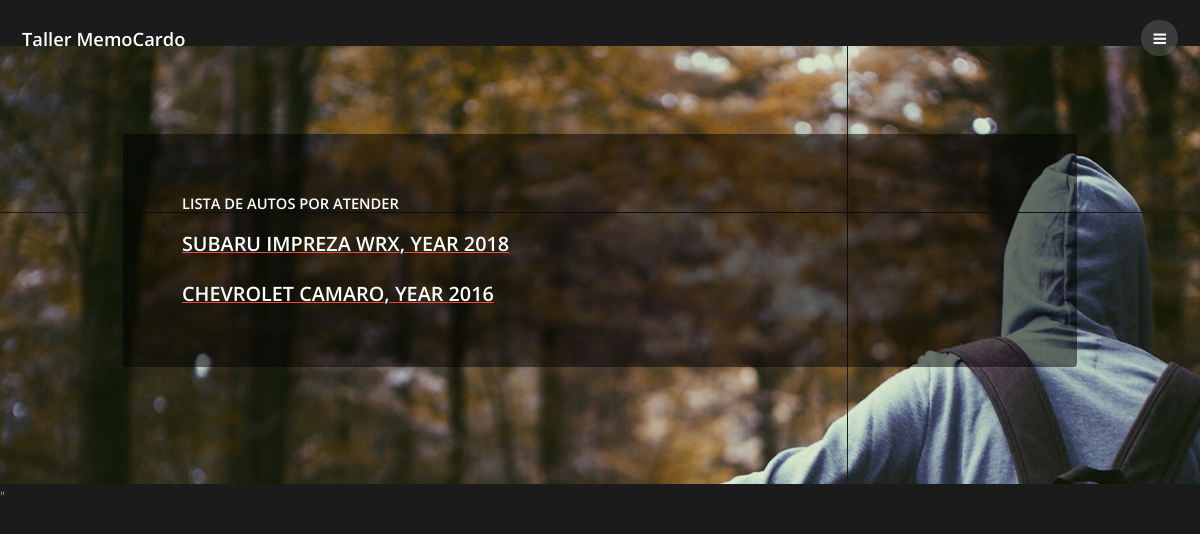
The page /staff/ (signed in) on the database its author committed.
### appointments/models.py (models this page shows)
class Car(models.Model):
    user = models.ForeignKey(User,on_delete=models.CASCADE,related_name="car", null=True)
    provider = models.ForeignKey(User,on_delete=models.CASCADE,related_name="provider", null=True)
    car_model = models.CharField(max_length=20)
    transmission = models.CharField(max_length=1, choices=TRANSMISSION)
    year = models.CharField(max_length=20)
    brand =  models.CharField(max_length=20)
    schedule = models.CharField(max_length=10, choices=SCHEDULE)
    date = models.DateField(null=True, blank=False)

### appointments/views.py (the view)
# urls.py: path('staff/', views.staff, name='staff'),
@staff_member_required
def staff(request, pk=None):
    if pk is not None:
        try:
            car = Car.objects.get(pk=pk)
        except Car.DoesNotExist:
            raise Http404('El auto con identificador {} no existe'.format(pk))
        return render(
            request,
            'staff.html',
            {
                'pk': car.pk,
                'user_first_name': car.user.first_name,
                'user_last_name': car.user.last_name,
                'brand': car.brand,
                'car_model': car.car_model,
                'year': car.year,
                'transmision': car.transmission,
                'schedule': car.schedule,
                'date': car.date,
                'provider': car.provider
            }
        )
    else:
        car_dict = {}
        for car in Car.objects.all():
            if request.user == car.provider:
                car_dict[car.pk]= {
                    'pk': car.pk,
                    'brand': car.brand,
                    'car_model': car.car_model,
                    'year': car.year
                }
        return render(
            request,
            'staff.html',
            {
                'car_dict': car_dict
            }
        )

### appointments/templates/staff.html (shortened to what this page needs)
{% load static %}
{% load widget_tweaks %}
<!DOCTYPE HTML>
<html>
	<head>
		<link rel="stylesheet" href="{% static 'css/main.css' %}" />
	</head>
	<body class="subpage">
			<header id="header">
				<div class="logo"><a href="/">Taller MemoCardo </a></div>
				<a href="#menu"><span>Menu</span></a>
			</header>
			<section id="post" class="wrapper bg-img" data-bg="banner2.jpg">
				<div class="inner">
					<article class="box">
						<header>
							<h1>Lista de autos por atender</h1>
						</header>
							{% if brand and car_model %}
								<h2>
									<br> Cita pendiente de atender: {{brand}} {{car_model}} del {{year}}, {{transmision}} <br>
									<br> Identificador: {{pk}} <br>
									<br> Fecha: {{date}} <br>
									<br> Propiedad de {{user_first_name}} {{user_last_name}} <br> <br>
								</h2>
							<a href="{% url 'create' pk %}">
								<h3>
									Modificar
								</h3>
							</a>
							<a href="{% url 'delete' pk %}">
								<h3>
									Eliminar
								</h3>
							</a>
							{%else%}
								{% for car_pk, values in car_dict.items %}
									<a href="{% url 'staff' values.pk %}">
										<h3>
											{{values.brand}} {{values.car_model}}, year {{values.year}}
										</h3>
									</a>
								{% endfor %}
							{% endif %}
						</div>
			</section>
		<script src="{% static 'js/jquery.min.js' %}"></script>"
	</body>
</html>

### static/css/main.css (style rules this page uses)
html, body, div, span, applet, object, iframe, h1, h2, h3, h4, h5, h6, p, blockquote, pre, a, abbr, acronym, address, big, cite, code, del, dfn, em, img, ins, kbd, q, s, samp, small, strike, strong, sub, sup, tt, var, b, u, i, center, dl, dt, dd, ol, ul, li, fieldset, form, label, legend, table, caption, tbody, tfoot, thead, tr, th, td, article, aside, canvas, details, embed, figure, figcaption, footer, header, hgroup, menu, nav, output, ruby, section, summary, time, mark, audio, video { margin: 0; padding: 0; border: 0; font-size: 100%; font: inherit; vertical-align: baseline; }
article, aside, details, figcaption, figure, footer, header, hgroup, menu, nav, section { display: block; }
body { line-height: 1; }
body { -webkit-text-size-adjust: none; }
*, *:before, *:after { -moz-box-sizing: border-box; -webkit-box-sizing: border-box; box-sizing: border-box; }
body { -ms-overflow-style: scrollbar; }
body { background: #1b1b1b; }
.inner { width: 60em; }
@media screen and (max-width: 1280px) { .inner { width: 65em; } }
body { background-color: #1b1b1b; color: rgba(255, 255, 255, 0.75); }
body, input, select, textarea { font-family: "Open Sans", Arial, Helvetica, sans-serif; font-size: 13pt; font-weight: 300; line-height: 1.65; }
@media screen and (max-width: 1680px) { body, input, select, textarea { font-size: 11pt; } }
@media screen and (max-width: 1280px) { body, input, select, textarea { font-size: 11pt; } }
a { text-decoration: underline; }
h1, h2, h3, h4, h5, h6 { font-weight: 600; line-height: 1.5; margin: 0 0 1em 0; text-transform: uppercase; }
h3 { font-size: 1.35em; }
a { color: #F64747; }
h1, h2, h3, h4, h5, h6 { color: #fff; }
.box { background: rgba(0, 0, 0, 0.5); border-radius: 4px; margin-bottom: 2em; overflow: hidden; padding: 4em; }
.box > :last-child, .box > :last-child > :last-child, .box > :last-child > :last-child > :last-child { margin-bottom: 0; }
.wrapper { padding: 6em 0; position: relative; }
body.subpage { padding-top: 3.125em; }
#header { background-color: transparent; color: #fdd1d1; cursor: default; height: 3.25em; left: 0; line-height: 3.25em; position: fixed; text-align: right; top: 1em; width: 100%; z-index: 10001; padding: 0 1.5em; }
#header .logo { display: inline-block; height: inherit; left: 1.5em; line-height: inherit; margin: 0; padding: 0; position: absolute; top: 0; }
#header .logo a { font-size: 1.25em; color: #fff; font-weight: 600; text-decoration: none; }
#header > a { -moz-transition: color 0.2s ease-in-out; -webkit-transition: color 0.2s ease-in-out; -ms-transition: color 0.2s ease-in-out; transition: color 0.2s ease-in-out; display: inline-block; color: inherit; text-decoration: none; }
#header > a[href="#menu"] { text-decoration: none; -webkit-tap-highlight-color: transparent; background: rgba(255, 255, 255, 0.15); border-radius: 100%; height: 2.5em; width: 2.5em; line-height: 2.5em; color: #FFF; text-align: center; }
#header > a[href="#menu"]:before { content: ""; -moz-osx-font-smoothing: grayscale; -webkit-font-smoothing: antialiased; font-family: FontAwesome; font-style: normal; font-weight: normal; text-transform: none !important; }
#header > a[href="#menu"]:before { margin: 0; }
#post { background-position: center; background-size: cover; background-repeat: no-repeat; background-attachment: fixed; }
#post .inner { margin: 0 auto; }

### rows shown on the page
Car: brand "SUBARU", car_model "IMPREZA WRX"
Car: brand "CHEVROLET", car_model "CAMARO"

### other values the page prints
{{ values.year }} "2018" "2016"
